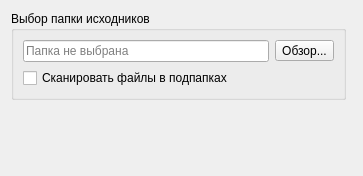
<?xml version="1.0" encoding="UTF-8"?>
<ui version="4.0">
 <class>SettingSourcesPage</class>
 <widget class="QWizardPage" name="SettingSourcesPage">
  <property name="geometry">
   <rect>
    <x>0</x>
    <y>0</y>
    <width>363</width>
    <height>176</height>
   </rect>
  </property>
  <property name="windowTitle">
   <string>WizardPage</string>
  </property>
  <layout class="QGridLayout" name="gridLayout">
   <item row="4" column="1" colspan="2">
    <spacer name="verticalSpacer">
     <property name="orientation">
      <enum>Qt::Vertical</enum>
     </property>
     <property name="sizeHint" stdset="0">
      <size>
       <width>20</width>
       <height>40</height>
      </size>
     </property>
    </spacer>
   </item>
   <item row="1" column="1">
    <widget class="QGroupBox" name="groupBox">
     <property name="title">
      <string>Выбор папки исходников</string>
     </property>
     <layout class="QGridLayout" name="gridLayout_2">
      <item row="0" column="0">
       <widget class="QLineEdit" name="lineEdit">
        <property name="readOnly">
         <bool>true</bool>
        </property>
        <property name="placeholderText">
         <string>Папка не выбрана</string>
        </property>
       </widget>
      </item>
      <item row="0" column="1">
       <widget class="QToolButton" name="toolButton">
        <property name="text">
         <string>Обзор...</string>
        </property>
       </widget>
      </item>
      <item row="1" column="0">
       <widget class="QCheckBox" name="checkBox">
        <property name="text">
         <string>Сканировать файлы в подпапках</string>
        </property>
       </widget>
      </item>
     </layout>
    </widget>
   </item>
  </layout>
 </widget>
 <resources/>
 <connections/>
</ui>
